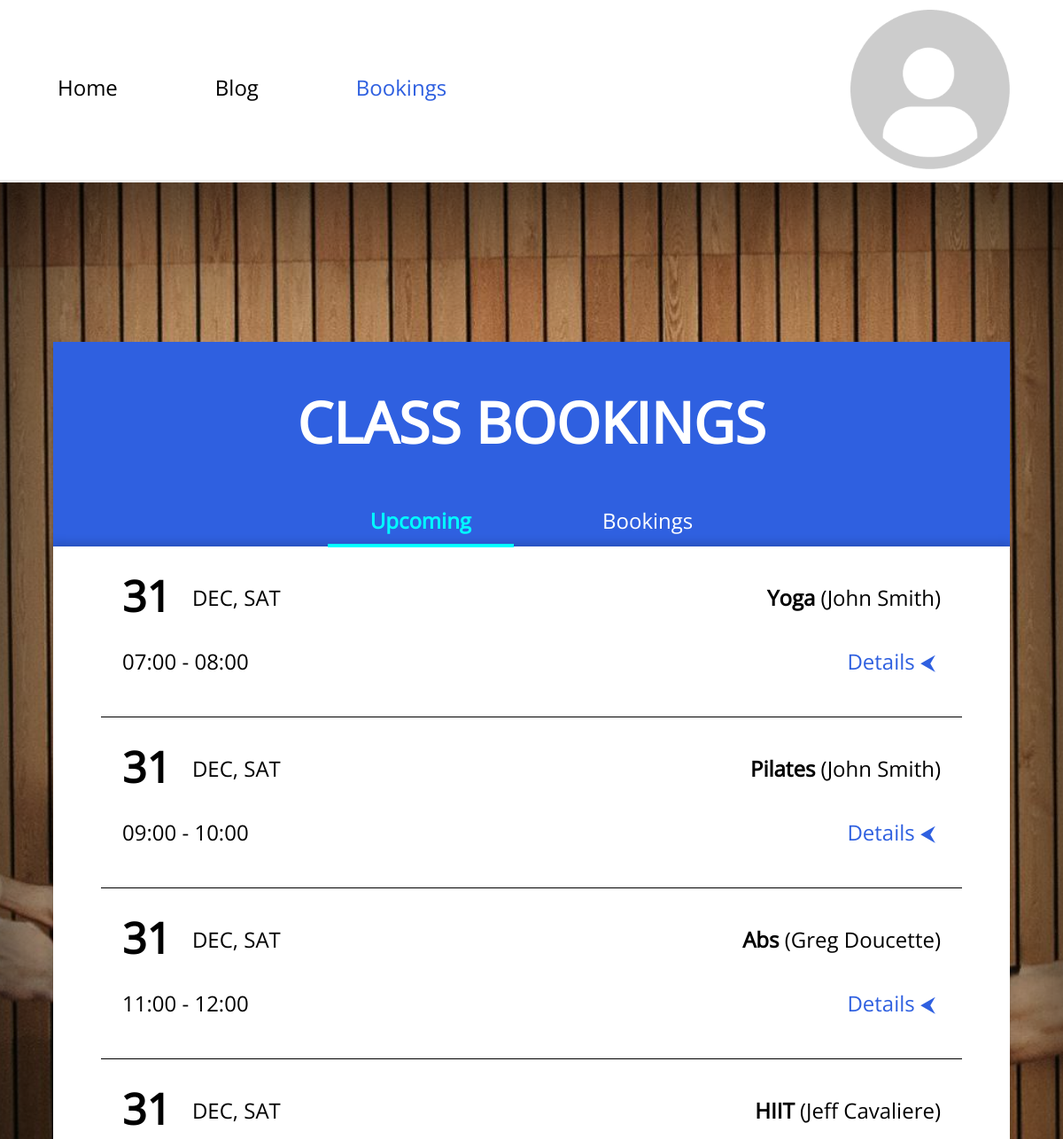
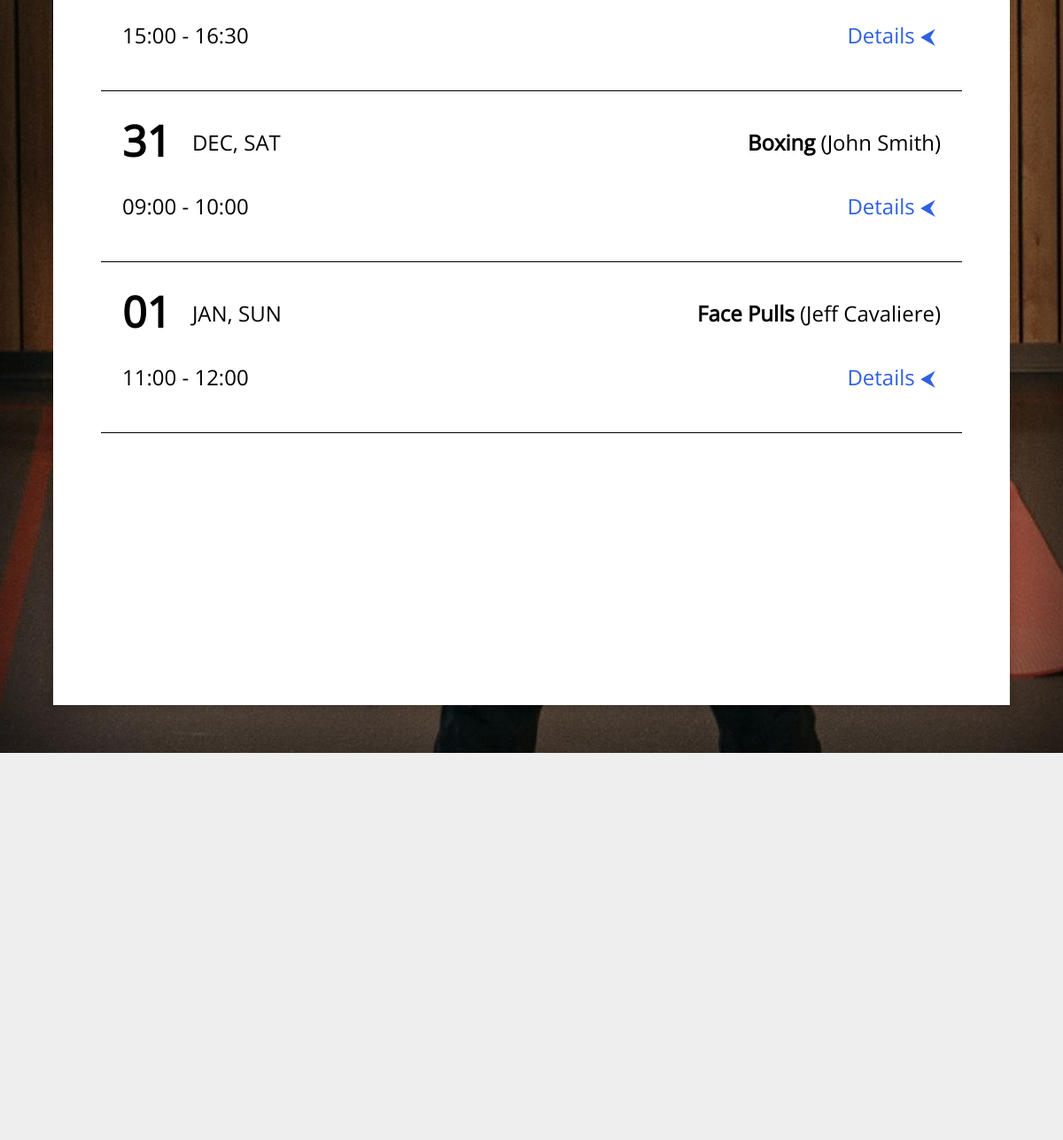
Page /pages/book.php on the committed database (2 pictures, top to bottom).
### tables this page shows
CREATE TABLE `class` (
  `class_id` int NOT NULL,
  `class_name` varchar(45) NOT NULL,
  `class_date` date NOT NULL,
  `class_start_time` time NOT NULL,
  `class_finish_time` time NOT NULL,
  `trainer_trainer_id` int NOT NULL
);

CREATE TABLE `trainer` (
  `trainer_id` int NOT NULL,
  `trainer_first_name` varchar(50) NOT NULL,
  `trainer_last_name` varchar(50) NOT NULL,
  `trainer_email_address` varchar(255) NOT NULL,
  `trainer_phone_number` varchar(30) NOT NULL
);

### pages/book.php (the view, shortened to what this page needs)
<?php
include "../model/connect.php";
$current_date = date('Y-m-d');
$class_sql = "SELECT * FROM class WHERE class_date >= '$current_date'";
$class_statement = $conn->prepare($class_sql);
$class_statement->execute();
$class_result = $class_statement->fetchAll();
?>
<!DOCTYPE html>
    <html lang="en-gb">
    <head>
        <link rel="stylesheet" href="../css/styles.css">
    </head>
    <body>
        <main>
            <div id="book_background" class="home_banner --flexcentre-column --vignette-shadow">
                <section class="book_container">
                    <div class="book_header">
                        <h1>CLASS BOOKINGS</h1>
                        <div class="book_header_links">
                            <a id="book_header_links--active" href="./book.php">Upcoming</a>
                            <a href="./bookings.php">Bookings</a>
                        </div>
                    </div>
                    <div class="book_list">
                        <?php
                        if(empty($class_result)) {
                            echo "<div class='bookings_empty'>
                                    <p>It appears that there are no classes available to book.</p>
                                    <p>Think this may be a mistake? Contact us at +61 412 345 678</p>
                                </div>";
                        } else {
                            foreach($class_result as $class):
                                $trainer_id = $class['trainer_trainer_id'];
                                $trainer_sql = "SELECT * FROM trainer WHERE trainer_id = $trainer_id";
                                $trainer_statement = $conn->prepare($trainer_sql);
                                $trainer_statement->execute();
                                $trainer_result = $trainer_statement->fetchAll();
                                $trainer_first_name = $trainer_result[0]['trainer_first_name'];
                                $trainer_last_name = $trainer_result[0]['trainer_last_name'];
                                $trainer_email_address = $trainer_result[0]['trainer_email_address'];
                                $trainer_phone_number = $trainer_result[0]['trainer_phone_number'];
                                $class_date = $class['class_date'];
                                $converted_class_date = strtotime($class_date);
                                $class_month = date('M', $converted_class_date);
                                $class_day = date('D', $converted_class_date);
                                $class_day_number = date('d', $converted_class_date);
                                $class_start_time = substr($class['class_start_time'], 0, 5);
                                $class_finish_time = substr($class['class_finish_time'], 0, 5);
                                $class_name = $class['class_name'];
                                $class_id = $class['class_id'];
                                echo
                                "
                                <div class='booking_container'>
                                    <div class='booking_preview'>
                                        <div class='booking_date --flexcentre'>
                                            <p>" . $class_day_number . "</p>
                                            <p>" . $class_month . ", " . $class_day . "</p>
                                        </div>
                                        <div class='booking_time'>
                                            <p>" . $class_start_time . " - " . $class_finish_time . "</p>
                                        </div>
                                        <div class='booking_classname'>
                                            <p><strong>" . $class_name . "</strong> (" . $trainer_first_name . " " . $trainer_last_name . ")</p>
                                        </div>
                                        <div class='booking_details'>
                                            <button id='booking_button_" . $class_id . "' value='booking_" . $class_id . "' onclick='revealBookingDetails(this.id, this.value)'>Details ⮜</button>
                                        </div>
                                    </div>
                                    <div class='booking_information --flexcentre' id='booking_" . $class_id . "'>
                                        <div class='booking_trainer'>
                                            <p>Trainer:</p>
                                            <p>" . $trainer_first_name . " " . $trainer_last_name . "</p>
                                        </div>
                                        <div class='booking_email_address'>
                                            <p>Email:</p>
                                            <p>" . $trainer_email_address . "</p>
                                        </div>
                                        <div class='booking_phone_number'>
                                            <p>Phone:</p>
                                            <p>" . $trainer_phone_number . "</p>
                                        </div>";
                                echo
                                "
                                    </div>
                                </div>
                                ";
                            endforeach;
                        }
                        ?>
                    </div>
                </section>
            </div>
            <div class="grey_background"></div>
        </main>
    </body>
    </html>

### css/styles.css (style rules this page uses)
html, button { font-family: "open_sansregular"; }
html, body { padding: 0; margin: 0; overflow-x: hidden; }
.home_banner { height: 75vh; background-image: url("../images/backgrounds/home-banner.jpg"); background-size: cover; background-position: center; }
.home_banner h1 { font-size: 64px; color: white; }
.home_banner button { font-size: 40px; }
.grey_background { height: 17vh; width: 100vw; background-color: #eee; }
.--flexcentre { display: flex; justify-content: center; align-items: center; }
.--flexcentre-column { display: flex; justify-content: center; align-items: center; flex-direction: column; }
.--vignette-shadow { box-shadow: inset 0 0 200px black; }
.book_container { width: 90vw; height: 80vh; position: absolute; top: 15vh; }
.book_header { width: 100%; height: -webkit-fit-content; height: -moz-fit-content; height: fit-content; background-color: #2F60E0; box-shadow: 0 4px 4px 0 rgba(0, 0, 0, 0.25); }
.book_header h1 { text-align: center; margin: 0; padding: 1em 0; }
.book_header_links { width: -webkit-fit-content; width: -moz-fit-content; width: fit-content; height: 39px; margin: auto; }
.book_header_links a { color: white; font-size: 24px; padding: 0 2em 16px; margin: 0 1em; text-decoration: none; box-sizing: border-box; }
.book_header_links #book_header_links--active { color: aqua; font-size: 24px; padding: 0 2em 12px; font-weight: bold; border-bottom: 4px solid aqua; }
.book_list { background-color: white; height: 55vh; padding-bottom: 50px; box-shadow: 0px 0px 11px 3px rgba(0, 0, 0, 0.2); display: flex; flex-direction: column; align-items: center; overflow-y: scroll; -ms-overflow-style: none; scrollbar-width: none; }
.booking_container { width: 90%; height: -webkit-fit-content; height: -moz-fit-content; height: fit-content; border-bottom: 1px solid black; font-size: 24px; }
.booking_preview { display: flex; width: 100%; box-sizing: border-box; height: -webkit-fit-content; height: -moz-fit-content; height: fit-content; padding: 24px; }
.booking_date { justify-content: flex-start; height: -webkit-fit-content; height: -moz-fit-content; height: fit-content; text-transform: uppercase; }
.booking_date p:first-of-type { font-weight: bold; font-size: 2em; margin: 0; margin-right: 0.5em; }
.booking_date, .booking_time { flex: 1; height: -webkit-fit-content; height: -moz-fit-content; height: fit-content; }
.booking_classname { flex: 3; text-align: start; }
.booking_details { flex: 1; text-align: end; }
.booking_details button { color: #2F60E0; background: none; border: none; font-size: 24px; height: 100%; transition-duration: 250ms; }
@media only screen and (max-width: 1920px) { .grey_background { height: 25vh; } }
@media only screen and (max-width: 1430px) { .booking_preview { display: grid; grid-template-columns: 1fr 3fr; } }
@media only screen and (max-width: 1430px) { .booking_time { grid-row: 2/3; } }
@media only screen and (max-width: 1430px) { .booking_classname { text-align: end; } }

### rows in the picture
class: class_date "31", class_date "DEC", class_date "SAT", class_start_time "07:00", class_finish_time "08:00", class_name "Yoga", trainer_trainer.trainer_first_name "John", trainer_trainer.trainer_last_name "Smith"
class: class_date "31", class_date "DEC", class_date "SAT", class_start_time "09:00", class_finish_time "10:00", class_name "Pilates", trainer_trainer.trainer_first_name "John", trainer_trainer.trainer_last_name "Smith"
class: class_date "31", class_date "DEC", class_date "SAT", class_start_time "11:00", class_finish_time "12:00", class_name "Abs", trainer_trainer.trainer_first_name "Greg", trainer_trainer.trainer_last_name "Doucette"
class: class_date "31", class_date "DEC", class_date "SAT", class_start_time "15:00", class_finish_time "16:30", class_name "HIIT", trainer_trainer.trainer_first_name "Jeff", trainer_trainer.trainer_last_name "Cavaliere"
class: class_date "31", class_date "DEC", class_date "SAT", class_start_time "09:00", class_finish_time "10:00", class_name "Boxing", trainer_trainer.trainer_first_name "John", trainer_trainer.trainer_last_name "Smith"
class: class_date "01", class_date "JAN", class_date "SUN", class_start_time "11:00", class_finish_time "12:00", class_name "Face Pulls", trainer_trainer.trainer_first_name "Jeff", trainer_trainer.trainer_last_name "Cavaliere"
